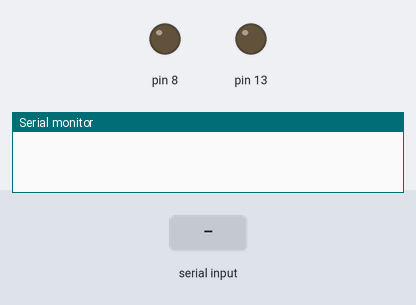
Simulated run of this sketch. Board: Arduino Uno, built with avr-gcc and run on an emulated ATmega328P. Parts: output pins drawn as LEDs (lit = HIGH), the last lines printed to the serial monitor. The inputs (shaded band) are chosen by the test bench.

Above: at 1.2 s.
1.3 s: "1" received over the second serial link
At 1.9 s:
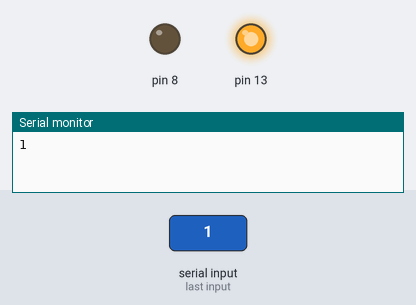
2.8 s: "0" received over the second serial link
At 3.1 s:
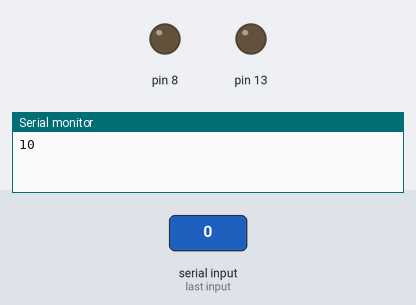
Timing chart, 0 to 5.8 s (numbered marks = the images above; inputs shaded):
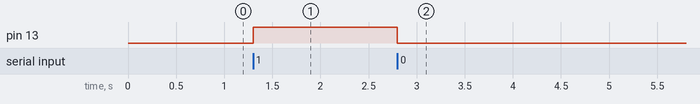

The sketch:

Ejemplo_Comunica_BT_Serial.ino
```cpp
#include <SoftwareSerial.h> //Librería que permite establecer comunicación serie en otros pins

//Aquí conectamos los pins RXD,TDX del módulo Bluetooth.
// Son el RX y TX en el arduino, hay que cruzarlos en el modulo BT
SoftwareSerial BT(10,11); //10 RX, 11 TX.

// GND al GND y 5V a 5V

// Este programa puede conectar el Monitor Serie del Arduino con un
// Terminal Bluetooth como BlueTerm en el movil. Cuando se introduce un 1 en el
// BlueTerm se enciende el LED13, cuando se introduce un 0 se apaga

// Cuando el BT HC-06 no esta conectado a ningun dispositivo se
// puede configurar con los comandos AT
// La comunicacion con el HC-06 es a BT.begin(9600)
// La comunicacion con el HC-05 es a BT.begin(9600) en modo Esclavo

// Comandos AT para el HC-06 (esclavo)
// AT+NAMEnombre
// AT+PIN1212
// AT+BAUD4   //9600


char leido;

void setup()
{

  BT.begin(9600); //Velocidad del puerto del módulo Bluetooth
  Serial.begin(9600); //Abrimos la comunicación serie con el PC y establecemos velocidad
  pinMode(13,OUTPUT);
  pinMode(8,OUTPUT);
}

void loop()
{
  if(BT.available())
  {
     // Serial.write(BT.read());

     leido = BT.read();
     Serial.write(leido);
     if (leido == '1') {
        digitalWrite(13,HIGH);
     }
     if (leido == '0') {
        digitalWrite(13,LOW);
     }
  }

  if(Serial.available())
  {
     BT.write(Serial.read());
/*
     leido = Serial.read();
     if (leido == 1){
        digitalWrite(8,HIGH);
     }
     if (leido == 0){
        digitalWrite(8,LOW);
     }
*/
  }
}
```

Measured:
- after the input at 1.3 s, pin 13: LOW → HIGH at once
- after the input at 2.8 s, pin 13: HIGH → LOW at once
